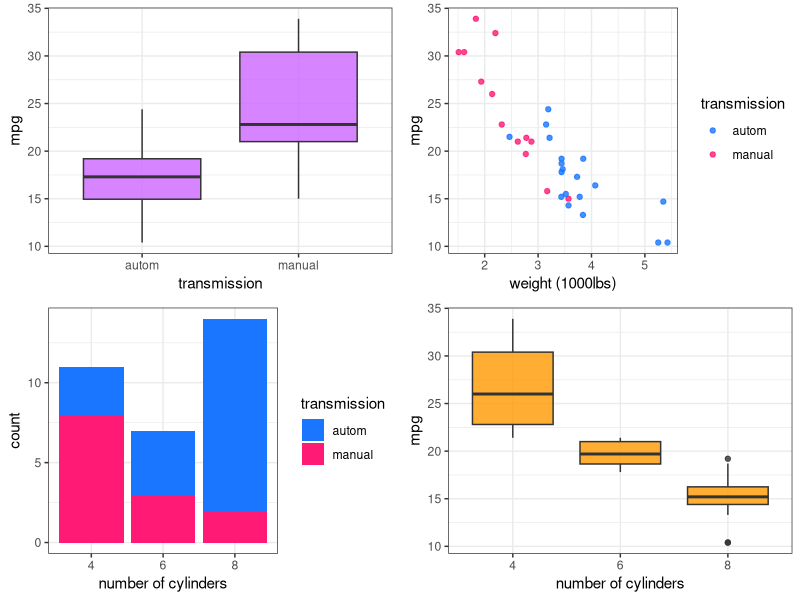
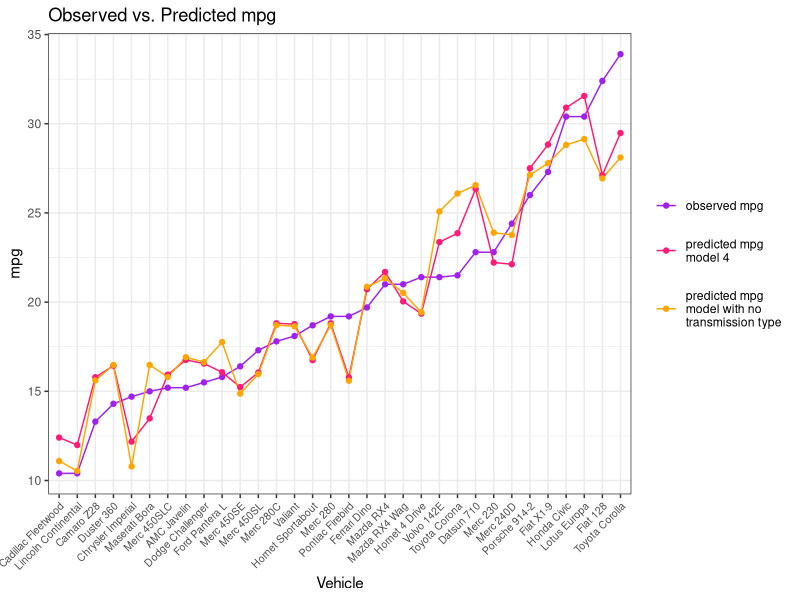
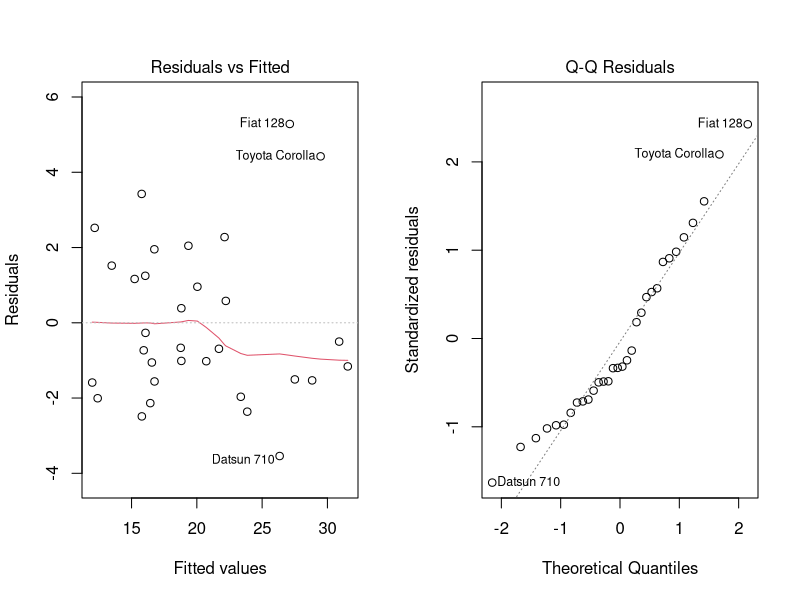

Write R code to recreate these figures, in order.
## ---- chunk 1
library(datasets);library(ggplot2);library(plyr);library(dplyr)
library(gridExtra);library(car);library(memisc)
## ---- chunk 2
data <- mtcars
factors <- c(2,8,9,10)
data[,factors] <- data.frame(apply(data[factors], 2, as.factor))
data$am <- revalue(data$am, c("1" = "manual", "0" = "autom"))
data <- cbind(cars = row.names(data), data)
data <- arrange(data, mpg)
## ---- chunk 3
f1 <- ggplot(data, aes(am, mpg)) + theme_bw() +
        geom_boxplot(fill = "#cc66ff", alpha = 0.8) + xlab("transmission")
f2 <- ggplot(data, aes(wt, mpg, colour = am)) + theme_bw() +
        geom_point(alpha = 0.8) + xlab("weight (1000lbs)") + ylab("mpg") +
        scale_colour_manual("transmission", values = c("#1a75ff", "#ff1a75"))
f3 <- ggplot(data, aes(cyl, fill = am)) + theme_bw() +
        geom_bar() + xlab("number of cylinders") + ylab("count") +
        scale_fill_manual("transmission", values = c("#1a75ff", "#ff1a75"))
f4 <- ggplot(data, aes(cyl, mpg)) + theme_bw() + ylab("mpg") +
        geom_boxplot(fill = "#ff9900", alpha = 0.8) + xlab("number of cylinders") 
grid.arrange(f1, f2, f3, f4, ncol = 2)
## ---- chunk 4
model1 <- lm(mpg~am, data)
model2 <- lm(mpg~am+cyl, data)
model3 <- lm(mpg~am+cyl+wt, data)
model4 <- lm(mpg~am+cyl+wt+am*wt, data)
## ---- chunk 5
m1 <- mtable(model1, model2, model3, model4, signif.symbols=getOption("signif.symbols"))
(m1 <- relabel(m1, "(Intercept)" = "Intercept (autom, 4cyl)","am: manual/autom" = 
                       "manual","cyl: 6/4" = "cyl 6", "cyl: 8/4" = 
                       "cyl 8","am: manual/autom x wt" = "manual*wt"))
## ---- chunk 6
anova(model1, model2, model3, model4)
## ---- chunk 7
amNo <- lm(mpg~wt+cyl, data)
anova(amNo, model4)
## ---- chunk 8
mpghat <- predict(model4)
x = 1:32
amNohat <- predict(amNo)
labels <- c("\nobserved mpg \n", "\npredicted mpg \nmodel 4 \n", "\npredicted mpg \nmodel with no \ntransmission type \n" )
f5 <- ggplot() + theme_bw() +
        geom_line(aes(x=x, y=mpg, colour="observed mpg"), data) + 
        geom_point(aes(x=x, y=mpg, colour="observed mpg"), data) + 
        geom_line(aes(x=x, y=mpghat, colour="predicted mpg")) +
        geom_line(aes(x=x, y=amNohat, colour="predicted NoAm")) +
        geom_point(aes(x=x, y=mpghat, colour="predicted mpg")) +
        geom_point(aes(x=x, y=amNohat, colour="predicted NoAm")) +
        scale_x_discrete(limits = x, labels=data$cars) +
        theme(axis.text.x = element_text(angle = 45, hjust = 1, size = 7.5),
              legend.title = element_blank()) +
        labs(title = "Observed vs. Predicted mpg", x="Vehicle") +
        scale_colour_manual(labels = labels, values = c("purple", "#ff1a75", "orange"))
f5
## ---- chunk 9
par(mfrow = c(1, 2))
plot(model4, which=1)
plot(model4, which=2)
## ---- chunk 10
dfb  <- dfbetas(model4)   
hv   <- hatvalues(model4)      
rs   <- rstandard(model4) 
vif4 <- vif(model4)
